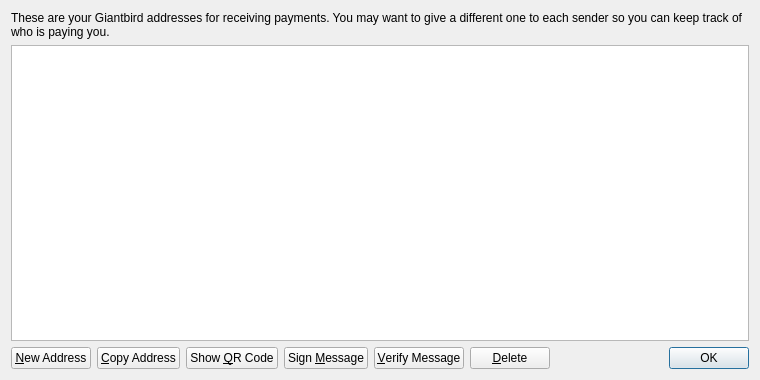
<?xml version="1.0" encoding="UTF-8"?>
<ui version="4.0">
 <class>AddressBookPage</class>
 <widget class="QWidget" name="AddressBookPage">
  <property name="geometry">
   <rect>
    <x>0</x>
    <y>0</y>
    <width>760</width>
    <height>380</height>
   </rect>
  </property>
  <property name="windowTitle">
   <string>Address Book</string>
  </property>
  <layout class="QVBoxLayout" name="verticalLayout">
   <item>
    <widget class="QLabel" name="labelExplanation">
     <property name="text">
      <string>These are your Giantbird addresses for receiving payments. You may want to give a different one to each sender so you can keep track of who is paying you.</string>
     </property>
     <property name="textFormat">
      <enum>Qt::PlainText</enum>
     </property>
     <property name="wordWrap">
      <bool>true</bool>
     </property>
    </widget>
   </item>
   <item>
    <widget class="QTableView" name="tableView">
     <property name="contextMenuPolicy">
      <enum>Qt::CustomContextMenu</enum>
     </property>
     <property name="toolTip">
      <string>Double-click to edit address or label</string>
     </property>
     <property name="tabKeyNavigation">
      <bool>false</bool>
     </property>
     <property name="alternatingRowColors">
      <bool>true</bool>
     </property>
     <property name="selectionMode">
      <enum>QAbstractItemView::SingleSelection</enum>
     </property>
     <property name="selectionBehavior">
      <enum>QAbstractItemView::SelectRows</enum>
     </property>
     <property name="sortingEnabled">
      <bool>true</bool>
     </property>
     <attribute name="verticalHeaderVisible">
      <bool>false</bool>
     </attribute>
    </widget>
   </item>
   <item>
    <layout class="QHBoxLayout" name="horizontalLayout">
     <item>
      <widget class="QPushButton" name="newAddressButton">
       <property name="toolTip">
        <string>Create a new address</string>
       </property>
       <property name="text">
        <string>&amp;New Address</string>
       </property>
       <property name="icon">
        <iconset resource="../bitcoin.qrc">
         <normaloff>:/icons/add</normaloff>:/icons/add</iconset>
       </property>
      </widget>
     </item>
     <item>
      <widget class="QPushButton" name="copyToClipboard">
       <property name="toolTip">
        <string>Copy the currently selected address to the system clipboard</string>
       </property>
       <property name="text">
        <string>&amp;Copy Address</string>
       </property>
       <property name="icon">
        <iconset resource="../bitcoin.qrc">
         <normaloff>:/icons/editcopy</normaloff>:/icons/editcopy</iconset>
       </property>
      </widget>
     </item>
     <item>
      <widget class="QPushButton" name="showQRCode">
       <property name="text">
        <string>Show &amp;QR Code</string>
       </property>
       <property name="icon">
        <iconset resource="../bitcoin.qrc">
         <normaloff>:/icons/qrcode</normaloff>:/icons/qrcode</iconset>
       </property>
      </widget>
     </item>
     <item>
      <widget class="QPushButton" name="signMessage">
       <property name="toolTip">
        <string>Sign a message to prove you own a Giantbird address</string>
       </property>
       <property name="text">
        <string>Sign &amp;Message</string>
       </property>
       <property name="icon">
        <iconset resource="../bitcoin.qrc">
         <normaloff>:/icons/edit</normaloff>:/icons/edit</iconset>
       </property>
      </widget>
     </item>
     <item>
      <widget class="QPushButton" name="verifyMessage">
       <property name="toolTip">
        <string>Verify a message to ensure it was signed with a specified Giantbird address</string>
       </property>
       <property name="text">
        <string>&amp;Verify Message</string>
       </property>
       <property name="icon">
        <iconset resource="../bitcoin.qrc">
         <normaloff>:/icons/transaction_0</normaloff>:/icons/transaction_0</iconset>
       </property>
      </widget>
     </item>
     <item>
      <widget class="QPushButton" name="deleteButton">
       <property name="toolTip">
        <string>Delete the currently selected address from the list</string>
       </property>
       <property name="text">
        <string>&amp;Delete</string>
       </property>
       <property name="icon">
        <iconset resource="../bitcoin.qrc">
         <normaloff>:/icons/remove</normaloff>:/icons/remove</iconset>
       </property>
      </widget>
     </item>
     <item>
      <spacer name="horizontalSpacer">
       <property name="orientation">
        <enum>Qt::Horizontal</enum>
       </property>
       <property name="sizeHint" stdset="0">
        <size>
         <width>40</width>
         <height>20</height>
        </size>
       </property>
      </spacer>
     </item>
     <item>
      <widget class="QDialogButtonBox" name="buttonBox">
       <property name="sizePolicy">
        <sizepolicy hsizetype="Maximum" vsizetype="Fixed">
         <horstretch>0</horstretch>
         <verstretch>0</verstretch>
        </sizepolicy>
       </property>
       <property name="standardButtons">
        <set>QDialogButtonBox::Ok</set>
       </property>
      </widget>
     </item>
    </layout>
   </item>
  </layout>
 </widget>
 <resources>
  <include location="../bitcoin.qrc"/>
 </resources>
 <connections/>
</ui>
